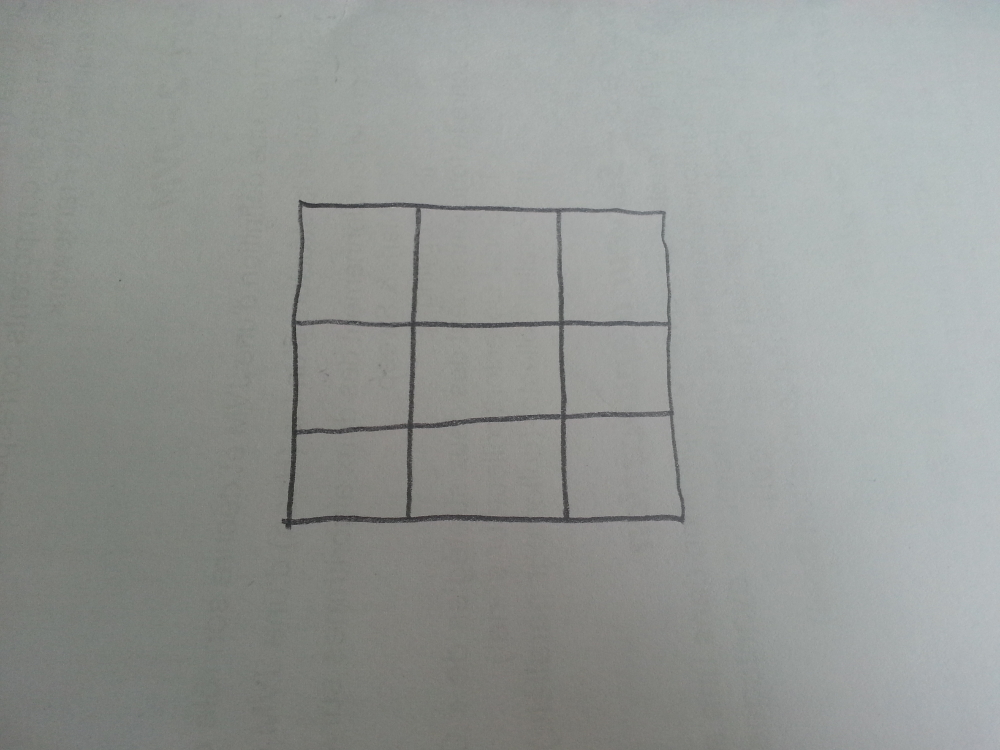
#> input picture tests/grid-empty.jpg, 1000 x 750 px, given in place of the camera
$ python morpion.py tests/grid-empty.jpg
#> lines starting #> are read from the running program, lines starting #| are printed output that depends on the picture; after the words box and inside, x2 and y2 are one past the last pixel; in counts of white or black regions, pixels touching at a corner belong together
#!/usr/bin/env python2.7

'''
Tic tac toe detector

Some methods are taken from there:
	http://stackoverflow.com/questions/14248571/finding-properties-of-sloppy-hand-drawn-rectangles
'''

import cv2
import cv2.cv as cv
import getopt
import numpy as np
import sys
import zhangsuen
from operator import itemgetter

ADAPTIVETHRESHOLD = False
DEVICE = 0
DEBUG = False
THRESHOLD = 60
SIZE_MIN = 1000
SIZE_MAX = 20000

grid = []

class Square:
	def __init__(self, contours):
		self.contours = contours
		self.moment = cv2.moments(contours)
		self.cx = int(self.moment['m10'] / self.moment['m00'])
		self.cy = int(self.moment['m01'] / self.moment['m00'])

	def __repr__(self):
		return '[' + str(self.cx) + ', ' + str(self.cy) + '] ' + str(self.contours.tolist())

def nothing(x):
	pass

def angle_cos(p0, p1, p2):
	d1, d2 = (p0 - p1).astype('float'), (p2 - p1).astype('float')
	return abs(np.dot(d1, d2) / np.sqrt(np.dot(d1, d1) * np.dot(d2, d2)))

'''
Square detection
'''
def find_squares(img, size_min, size_max):
	# Squares detection process
	squares = []
	for gray in cv2.split(img):
		for thrs in xrange(0, 255, 26):
			if thrs == 0:
				bin = cv2.Canny(gray, 0, 100, apertureSize=5)
				bin = cv2.dilate(bin, None)
			else:
				retval, bin = cv2.threshold(gray, thrs, 255, cv2.THRESH_BINARY)
			contours, hierarchy = cv2.findContours(
			    bin, cv2.RETR_LIST, cv2.CHAIN_APPROX_SIMPLE)
			for cnt in contours:
				cnt_len = cv2.arcLength(cnt, True)
				cnt = cv2.approxPolyDP(cnt, 0.02 * cnt_len, True)
				if len(cnt) == 4 and cv2.contourArea(cnt) > size_min and cv2.contourArea(cnt) < size_max and cv2.isContourConvex(cnt):
					c = cnt.reshape(-1, 2)
					max_cos = np.max(
					    [angle_cos(c[i], c[(i + 1) % 4], c[(i + 2) % 4]) for i in xrange(4)])
					if max_cos < 1:
						squares.append(Square(cnt))
	return squares

'''
Sort the grid from the top-left to the bottom-right.
'''
def sort_squares(grid):
	squares = []

	# Create a sortable array
	for s in grid:
		cx = s.cx
		cy = s.cy
		squares.append([grid.index(s), cx, cy])

	# Sorte by columns and rows
	sorted_grid = sorted(squares, key=itemgetter(2))
	lines = []
	for i in range(0, 3):
		lines.append(sorted(sorted_grid[i * 3 : i * 3 + 3], key=itemgetter(1)))

	# Reorder
	new_grid = []
	for l in lines:
		for s in l:
			new_grid.append(grid[s[0]])

	return new_grid

'''
Find the symbol in a specified cell
'''
def get_symbol(square, img, index):
	# Cut the part of the image associated to the cell
	x,y,w,h = cv2.boundingRect(square.contours)
	cell = img[y + 10 : y + h - 10, x + 10 : x + w - 10] # Crop a bit in order to remove the borders

	# Circles detection
	circles = cv2.HoughCircles(cell, cv.CV_HOUGH_GRADIENT, 1, 10, param1=20, param2=15, minRadius=10,maxRadius=40)

	# Squares detection
	# Very basic method : if the cell is filled and is not circle, it's a square.
	width, height = cell.shape[:2]
	ratio = float(cv2.countNonZero(cell)) / (width * height)

	# Assign symbol
	symbol = ''
	symbol = 'O' if circles != None else symbol
	symbol = 'X' if ratio < 1 and circles == None else symbol

	# Debug purpose
	# Show each cells
	if DEBUG:
		if circles != None:
			circles = np.uint16(np.around(circles))
			for i in circles[0,:]:
			    # draw the outer circle
			    cv2.circle(cell,(i[0],i[1]),i[2],(0,255,0),2)
			    # draw the center of the circle
			    cv2.circle(cell,(i[0],i[1]),2,(0,0,255),3)
		cv2.imshow(str(index), cell)

	return symbol

'''
Pre-process an image in order to analyze it.
'''
def preprocess(img):
	# Equalize
	img = cv2.equalizeHist(img)

	# Smoothen the image
	img = cv2.GaussianBlur(img, (11, 11), 0)

	# Keep a specified threshold
	if ADAPTIVETHRESHOLD:
		img = cv2.adaptiveThreshold(img, 255, cv2.ADAPTIVE_THRESH_MEAN_C, cv2.THRESH_BINARY, 3, 3) # Keep lines
	else:
		ret, img = cv2.threshold(img, THRESHOLD, 255, cv2.THRESH_BINARY)


	# Remove parasites (not necessary)
	#kernel = np.ones((4,4),np.uint8)
	#img = cv2.dilate(img,kernel,iterations = 1) # Removing parasites

	# Skeleton
	zhangsuen.thin(img, False, False, False)

	# Debug purpose
	if DEBUG:
		cv2.imshow('preprocess', img)

	return img

'''
Process the image.
Show detected cells and their content.
 - Red for crosses
 - Blue for circles
 - Green for empty cells
'''
def process(img):
	grid = []

	# Work on a 500xXXX picture
	width, height = img.shape[:2]
	fx = 500 / width
	img = cv2.resize(img, (0, 0), fx=fx, fy=fx)

	# Pre-process the picture
	imgProcessed = preprocess(img)

	# Grid detection
	grid = find_squares(imgProcessed, SIZE_MIN, SIZE_MAX)
	grid = sort_squares(grid)

	# Show the grid and the cells
	img = cv2.cvtColor(img, cv2.COLOR_GRAY2RGB)
	for i in range(0, len(grid)):
		symbol = get_symbol(grid[i], imgProcessed, i)
		# Cells
		s = grid[i]
		cv2.drawContours(img, [s.contours], 0, ((255 if symbol == 'O' else 0), 100, 255 if symbol == 'X' else 0), 2)
		# Cells center
		cx = s.cx
		cy = s.cy
		cv2.circle(img, (cx, cy), 3, (0, 0, 255), 2)

	cv2.imshow('morpion', img)

if __name__ == '__main__':

	try:
		opts, args = getopt.getopt(sys.argv[1:],"di:t:",["at", "device=", "threshold="])
	except getopt.GetoptError:
		print('morpion.py -d -i <device> -t <threshold> --at')
		sys.exit(2)
	for opt, arg in opts:
		if opt == '-h':
			print('morpion.py -d -i <device> -t <threshold> --at')
			sys.exit()
		elif opt == '-d':
			DEBUG = True
		elif opt in ("-at", "--at"):
			ADAPTIVETHRESHOLD = True
		elif opt in ("-i", "--device"):
			DEVICE = int(arg)
		elif opt in ("-t", "--threshold"):
			THRESHOLD = int(arg)


	# Capture a video
	video_capture = cv2.VideoCapture(DEVICE)
	cv2.namedWindow('morpion')
	# Create trackbar
	cv2.createTrackbar('Threshold', 'morpion', 1, 300, nothing)
	cv2.setTrackbarPos('Threshold', 'morpion', int(THRESHOLD))

	while True:
		# Capture frame-by-frame
		ret, frame = video_capture.read()
#> frame is the input picture: shape (750, 1000, 3); mean B, G, R 149.6, 152.2, 148.7
		img = cv2.cvtColor(frame, cv2.COLOR_BGR2GRAY)
		if DEBUG:
			cv2.imshow('original', img)
		process(img)
#> in preprocess, `img = cv2.equalizeHist(img)`:
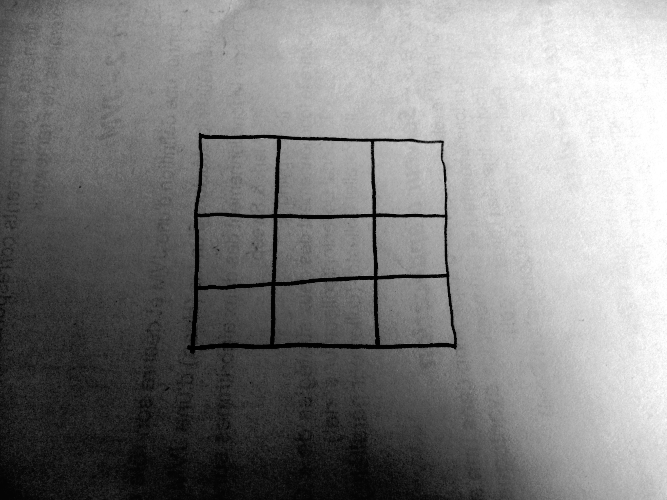
#> img: shape (500, 667); min 0, max 255, mean 129.3
#> in preprocess, `img = cv2.GaussianBlur(img, (11, 11), 0)`:
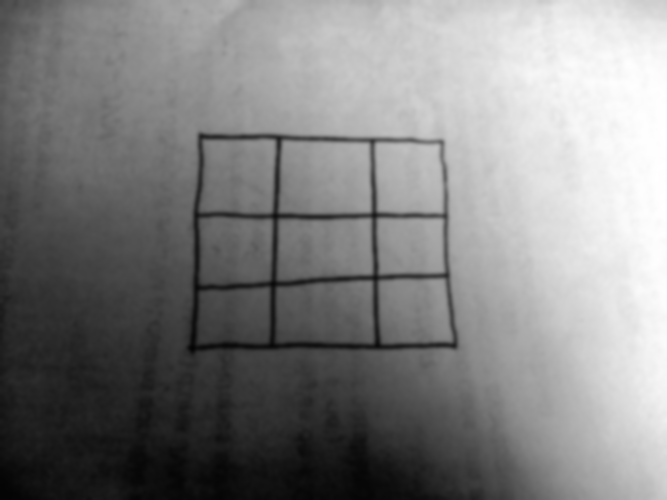
#> img: shape (500, 667); min 4, max 255, mean 129.3
#> in preprocess, `ret, img = cv2.threshold(img, THRESHOLD, 255, cv2.THRESH_BINARY)`:
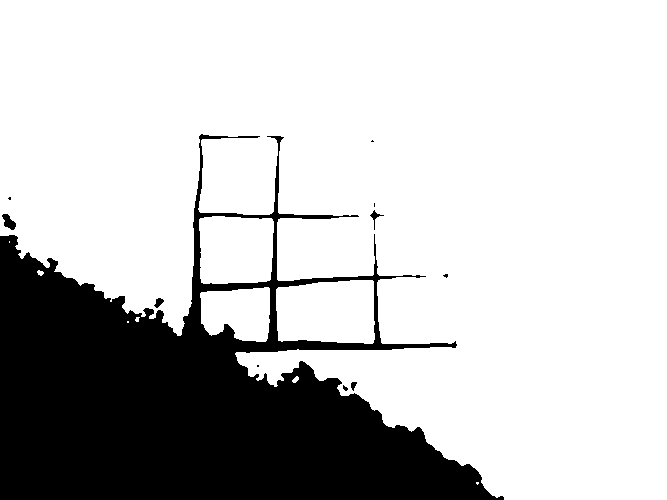
#> img: shape (500, 667); 76.9% white; 11 black regions (6 under 20 px), largest, box (x1, y1, x2, y2) and area: (0, 134, 504, 500) 76780, (2, 214, 16, 230) 130, (370, 210, 384, 230) 62, (154, 298, 164, 308) 57, (351, 382, 357, 391) 34
#> in preprocess, `ret, img = cv2.threshold(img, THRESHOLD, 255, cv2.THRESH_BINARY)`: ret = 60
#> the loop in find_squares, `for gray in cv2.split(img):` made 1 pass
#> after the loop in find_squares, `for gray in cv2.split(img):`: cnt = contour of 10 points, box (x1, y1, x2, y2) (0, 0, 667, 500), area 230776; squares = 20 items
#> the loop in sort_squares, `for s in grid:` made 20 passes
#> (cx, cy) on passes 1 to 12: (326, 312), (235, 249), (326, 312), (235, 249), (326, 312), (235, 249), (326, 312), (235, 249), (326, 312), (235, 249), (326, 312), (235, 249)
#> after the loop in sort_squares, `for s in grid:`: squares = 20 items, first 6: [0, 326, 312], [1, 235, 249], [2, 326, 312], [3, 235, 249], [4, 326, 312], [5, 235, 249]
#> in sort_squares, `sorted_grid = sorted(squares, key=itemgetter(2))`: sorted_grid = 20 items, first 6: [1, 235, 249], [3, 235, 249], [5, 235, 249], [7, 235, 249], [9, 235, 249], [11, 235, 249]
#> after the loop in sort_squares, `for i in range(0, 3):`: lines = [[[1, 235, 249], [3, 235, 249], [5, 235, 249]], [[7, 235, 249], [9, 235, 249], [11, 235, 249]], [[13, 235, 249], [15, 235, 249], [17, 235, 249]]]
#> the loop in sort_squares, `for l in lines:` made 3 passes
#> l on passes 1 to 3: [[1, 235, 249], [3, 235, 249], [5, 235, 249]], [[7, 235, 249], [9, 235, 249], [11, 235, 249]], [[13, 235, 249], [15, 235, 249], [17, 235, 249]]
#> after the loop in sort_squares, `for l in lines:`: new_grid = 9 items
#> the loop in process, `for i in range(0, len(grid)):` made 9 passes
#> (x in get_symbol, y in get_symbol, w in get_symbol, h in get_symbol, width in get_symbol, height in get_symbol) on passes 1 to 9: (200, 219, 71, 64, 44, 51), (199, 218, 73, 65, 45, 53), (199, 218, 73, 65, 45, 53), (199, 218, 73, 65, 45, 53), (199, 218, 73, 65, 45, 53), (199, 218, 73, 65, 45, 53), (199, 218, 73, 65, 45, 53), (199, 218, 73, 65, 45, 53), (199, 218, 73, 65, 45, 53)
#> after the loop in process, `for i in range(0, len(grid)):`:
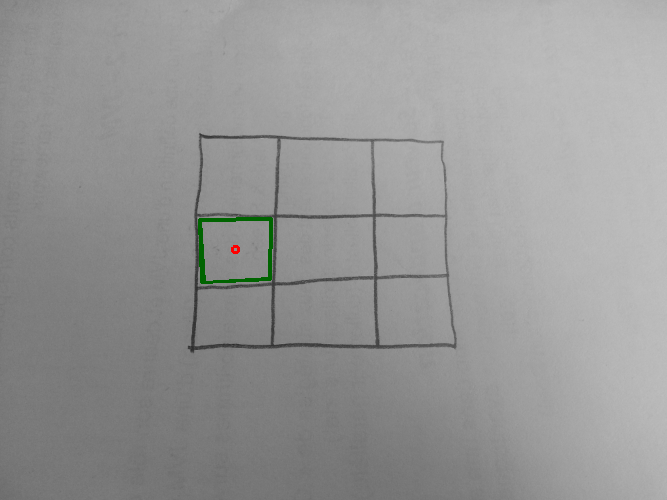
#> img: shape (500, 667, 3); mean B, G, R 150.4, 150.7, 150.4
		if cv2.waitKey(1) & 0xFF == ord('q'):
#> (key q is pressed here)
			break
		THRESHOLD = cv2.getTrackbarPos('Threshold', 'morpion')
	video_capture.release()

	# Use an image
	#img = cv2.imread('grid-filled.jpg', cv2.IMREAD_GRAYSCALE)
	#img = cv2.resize(img, (0, 0), fx=0.5, fy=0.5)
	#process(img)

	ch = 0xFF & cv2.waitKey()
#> (key q is pressed here)
	cv2.destroyAllWindows()
